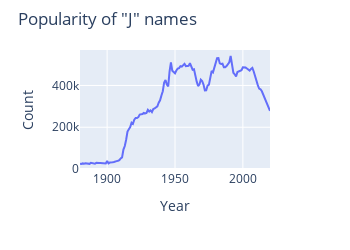

The notebook cell saved with this chart:
### Markdown cell above
The plot shows that "L" names were popular in the 1960s, dipped in the decades after, but have indeed resurged in popularity since 2000.

What about "J" names?

### Code cell
fig = px.line(letters_counts.loc[letters_counts['Firsts'] == 'J'],
              x='Year', y='Count', title='Popularity of "J" names',
              width=350, height=250)
fig.update_layout(margin=dict(t=50))

### Figure 1 — Plotly figure (JSON) as saved in the notebook; plotly's stock layout.template omitted (floating-point values rounded to 4 significant figures; data arrays with more than 128 entries replaced by an {"elided": "..."} marker saying what was removed)
{"data": [{"hovertemplate": "Year=%{x}<br>Count=%{y}<extra></extra>", "legendgroup": "", "line": {"color": "#636efa", "dash": "solid"}, "marker": {"symbol": "circle"}, "mode": "lines", "name": "", "orientation": "v", "showlegend": false, "x": {"elided": "141 int values"}, "xaxis": "x", "y": {"elided": "141 int values"}, "yaxis": "y", "type": "scatter"}], "layout": {"xaxis": {"anchor": "y", "domain": [0.0, 1.0], "title": {"text": "Year"}}, "yaxis": {"anchor": "x", "domain": [0.0, 1.0], "title": {"text": "Count"}}, "legend": {"tracegroupgap": 0}, "title": {"text": "Popularity of \"J\" names"}, "height": 250, "width": 350, "margin": {"t": 50}}}
